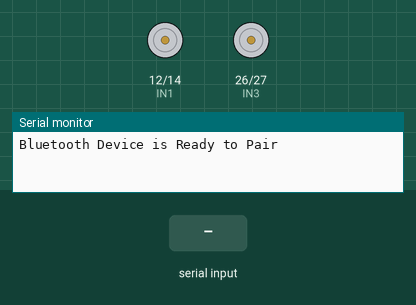
This sketch was run on a simulated ESP32. On the bench: motor-driver pin pairs drawn as motors (green arrow = first pin HIGH = forward, orange = second pin HIGH = backward, longer = more drive), the last lines printed to the serial monitor. The test bench sets the inputs (shaded band). Nothing arrives over Bluetooth unless stated.

Above: at 1.2 s.
1.3 s: "B" received over the second serial link
At 2.1 s:
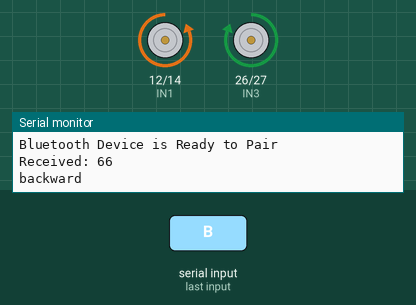
2.8 s: "F" received over the second serial link
At 3.6 s:
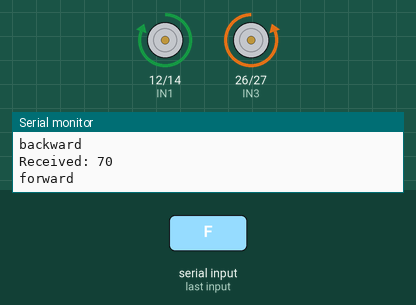
4.3 s: "L" received over the second serial link
At 5.5 s:
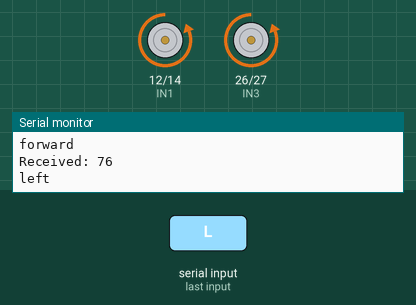
5.8 s: "R" received over the second serial link
At 7.0 s:
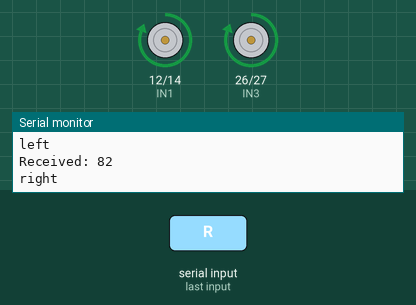
Timing chart, 0 to 8.3 s (numbered marks = the images above; inputs shaded):
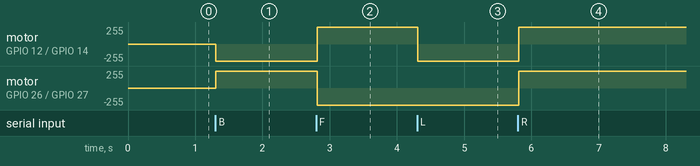

The sketch:

rc_car_aug22.ino
```cpp
#include "BluetoothSerial.h"
BluetoothSerial ESP_BT;  //Object for Bluetooth


#define IN1 12
#define IN2 14
#define IN3 26
#define IN4 27
const String stopS = "S";
const String forwardS = "F";
const String backwardS = "B";
const String leftS = "L";
const String rightS = "R";

int incoming;

void setup() {
  Serial.begin(9600);  //Start Serial monitor in 9600
  ESP_BT.begin("Car1");
  // ledcSetup()
  Serial.println("Bluetooth Device is Ready to Pair");


  pinMode(IN1, OUTPUT);
  pinMode(IN2, OUTPUT);
  pinMode(IN3, OUTPUT);
  pinMode(IN4, OUTPUT);
  // digitalWrite(RF, LOW);
  // digitalWrite(LB, LOW);
  // digitalWrite(LF, LOW);
  // digitalWrite(RB, LOW);
}
void stop() {
  digitalWrite(IN1, LOW);
  digitalWrite(IN2, LOW);
  digitalWrite(IN3, LOW);
  digitalWrite(IN4, LOW);
  Serial.println("stop");
}
void forward() {
  digitalWrite(IN1, HIGH);
  digitalWrite(IN2, LOW);
  digitalWrite(IN3, LOW);
  digitalWrite(IN4, HIGH);
  Serial.println("forward");
}
void backward() {
  digitalWrite(IN1, LOW);
  digitalWrite(IN2, HIGH);
  digitalWrite(IN3, HIGH);
  digitalWrite(IN4, LOW);
  Serial.println("backward");
}
void right() {
  digitalWrite(IN1, HIGH);
  digitalWrite(IN2, LOW);
  digitalWrite(IN3, HIGH);
  digitalWrite(IN4, LOW);
  Serial.println("right");
}
void left() {
  digitalWrite(IN1, LOW);
  digitalWrite(IN2, HIGH);
  digitalWrite(IN3, LOW);
  digitalWrite(IN4, HIGH);
  Serial.println("left");
}
void loop() {

  if (ESP_BT.available())  //Check if we receive anything from Bluetooth
  {
    //Read what we recevive
    incoming = ESP_BT.read();
    Serial.print("Received: ");
    Serial.println(incoming);
    // Serial.println(incoming);
    // front light on - 87, off 119
    // back light on - 85, off 117
    // horn on - 86, off 118
    // 4 indicator on - 88, off 120
    // stop
    if (incoming == 83) {
      stop();
    }

    if (incoming == 66) {
      backward();
    }
// left
    if (incoming == 70) {
      forward();
    }
// forward
    if (incoming == 76) {
      left();
    }
// left backward
    if (incoming == 82) {
      right();
    }
  }
  delay(20);
}
```

Measured:
- after the input at 1.3 s, motor on GPIO 12 (IN1) / GPIO 14 (IN2): stopped → backward 255/255 at once; motor on GPIO 26 (IN3) / GPIO 27 (IN4): stopped → forward 255/255 at once
- after the input at 2.8 s, motor on GPIO 12 (IN1) / GPIO 14 (IN2): backward 255/255 → forward 255/255 at once; motor on GPIO 26 (IN3) / GPIO 27 (IN4): forward 255/255 → backward 255/255 at once
- after the input at 4.3 s, motor on GPIO 12 (IN1) / GPIO 14 (IN2): forward 255/255 → backward 255/255 at once
- after the input at 5.8 s, motor on GPIO 12 (IN1) / GPIO 14 (IN2), motor on GPIO 26 (IN3) / GPIO 27 (IN4): backward 255/255 → forward 255/255 at once
